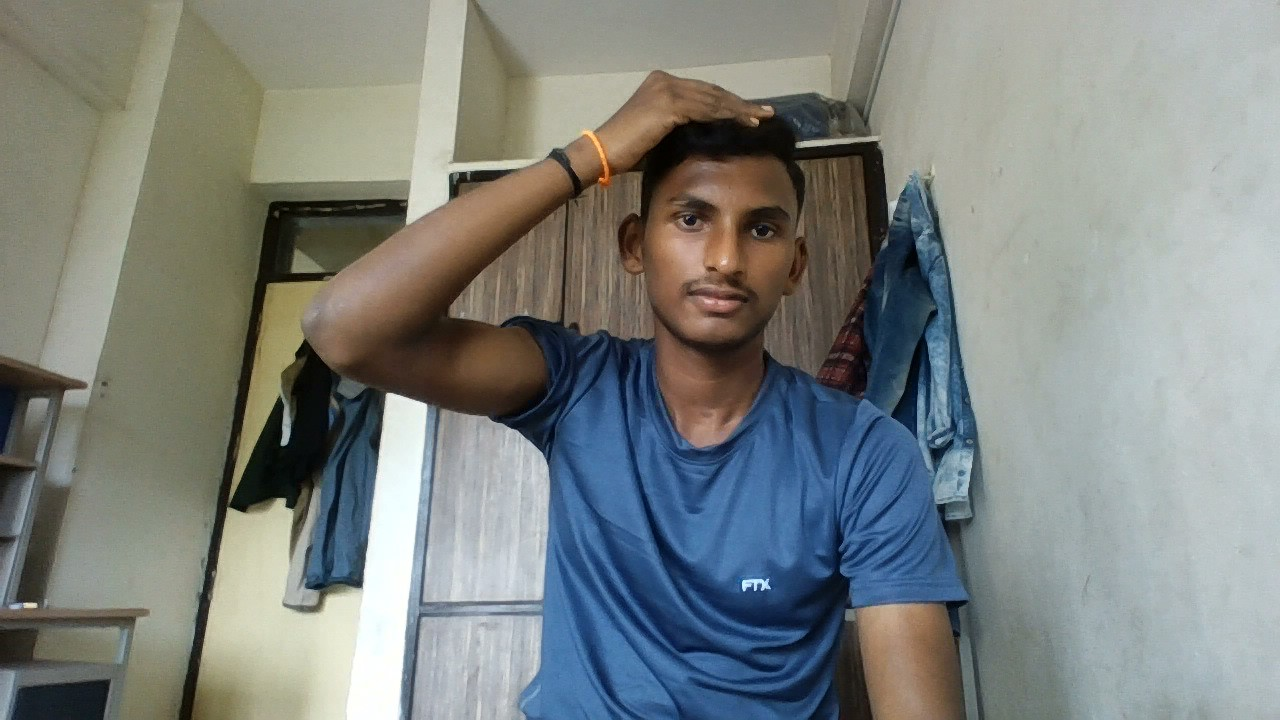
#> input picture opencv-face-recognition-python-master (2) - Copy/opencv-face-recognition-python-master/training-data/s1/1.jpg, 1280 x 720 px, found by its file name; its folder holds only this picture in this run
$ python OpenCV-Face-Recognition-Python.py
#> lines starting #> are read from the running program, lines starting #| are printed output that depends on the picture

# coding: utf-8

# Face Recognition with OpenCV

# To detect faces, I will use the code from my previous article on [face detection](https://www.superdatascience.com/opencv-face-detection/). So if you have not read it, I encourage you to do so to understand how face detection works and its Python coding.

# ### Import Required Modules

# Before starting the actual coding we need to import the required modules for coding. So let's import them first.
#
# - **cv2:** is _OpenCV_ module for Python which we will use for face detection and face recognition.
# - **os:** We will use this Python module to read our training directories and file names.
# - **numpy:** We will use this module to convert Python lists to numpy arrays as OpenCV face recognizers accept numpy arrays.

# In[1]:

#import OpenCV module
import cv2
#import os module for reading training data directories and paths
import os
#import numpy to convert python lists to numpy arrays as
#it is needed by OpenCV face recognizers
import numpy as np


# ### Training Data

# The more images used in training the better. Normally a lot of images are used for training a face recognizer so that it can learn different looks of the same person, for example with glasses, without glasses, laughing, sad, happy, crying, with beard, without beard etc. To keep our tutorial simple we are going to use only 12 images for each person.
#
# So our training data consists of total 2 persons with 12 images of each person. All training data is inside _`training-data`_ folder. _`training-data`_ folder contains one folder for each person and **each folder is named with format `sLabel (e.g. s1, s2)` where label is actually the integer label assigned to that person**. For example folder named s1 means that this folder contains images for person 1. The directory structure tree for training data is as follows:
#
# ```
# training-data
# |-------------- s1
# |               |-- 1.jpg
# |               |-- ...
# |               |-- 12.jpg
# |-------------- s2
# |               |-- 1.jpg
# |               |-- ...
# |               |-- 12.jpg
# ```
#
# The _`test-data`_ folder contains images that we will use to test our face recognizer after it has been successfully trained.

# As OpenCV face recognizer accepts labels as integers so we need to define a mapping between integer labels and persons actual names so below I am defining a mapping of persons integer labels and their respective names.
#
# **Note:** As we have not assigned `label 0` to any person so **the mapping for label 0 is empty**.

# In[2]:

#there is no label 0 in our training data so subject name for index/label 0 is empty
subjects = ["", "sai kumar","vamshi","harsha"]

# ### Prepare training data

# You may be wondering why data preparation, right? Well, OpenCV face recognizer accepts data in a specific format. It accepts two vectors, one vector is of faces of all the persons and the second vector is of integer labels for each face so that when processing a face the face recognizer knows which person that particular face belongs too.
#
# For example, if we had 2 persons and 2 images for each person.
#
# ```
# PERSON-1    PERSON-2
#
# img1        img1
# img2        img2
# ```
#
# Then the prepare data step will produce following face and label vectors.
#
# ```
# FACES                        LABELS
#
# person1_img1_face              1
# person1_img2_face              1
# person2_img1_face              2
# person2_img2_face              2
# ```
#
#
# Preparing data step can be further divided into following sub-steps.
#
# 1. Read all the folder names of subjects/persons provided in training data folder. So for example, in this tutorial we have folder names: `s1, s2`.
# 2. For each subject, extract label number. **Do you remember that our folders have a special naming convention?** Folder names follow the format `sLabel` where `Label` is an integer representing the label we have assigned to that subject. So for example, folder name `s1` means that the subject has label 1, s2 means subject label is 2 and so on. The label extracted in this step is assigned to each face detected in the next step.
# 3. Read all the images of the subject, detect face from each image.
# 4. Add each face to faces vector with corresponding subject label (extracted in above step) added to labels vector.
#
# **[There should be a visualization for above steps here]**

# Did you read my last article on [face detection](https://www.superdatascience.com/opencv-face-detection/)? No? Then you better do so right now because to detect faces, I am going to use the code from my previous article on [face detection](https://www.superdatascience.com/opencv-face-detection/). So if you have not read it, I encourage you to do so to understand how face detection works and its coding. Below is the same code.

# In[3]:

#function to detect face using OpenCV
def detect_face(img):
    #convert the test image to gray image as opencv face detector expects gray images
    gray = cv2.cvtColor(img, cv2.COLOR_BGR2GRAY)

# Load OpenCV face detector
# Using LBP which is fast, there is also a more accurate but slow Haar classifier
    face_cascade = cv2.CascadeClassifier(r'C:\Users\annad\Downloads\opencv-face-recognition-python-master\opencv-face-recognition-python-master\opencv-files\lbpcascade_frontalface.xml')


    #let's detect multiscale (some images may be closer to camera than others) images
    #result is a list of faces
    faces = face_cascade.detectMultiScale(gray, scaleFactor=1.2, minNeighbors=5)

    #if no faces are detected then return original img
    if (len(faces) == 0):
        return None, None

    #under the assumption that there will be only one face,
    #extract the face area
    (x, y, w, h) = faces[0]

    #return only the face part of the image
    return gray[y:y+w, x:x+h], faces[0]


# I am using OpenCV's **LBP face detector**. On _line 4_, I convert the image to grayscale because most operations in OpenCV are performed in gray scale, then on _line 8_ I load LBP face detector using `cv2.CascadeClassifier` class. After that on _line 12_ I use `cv2.CascadeClassifier` class' `detectMultiScale` method to detect all the faces in the image. on _line 20_, from detected faces I only pick the first face because in one image there will be only one face (under the assumption that there will be only one prominent face). As faces returned by `detectMultiScale` method are actually rectangles (x, y, width, height) and not actual faces images so we have to extract face image area from the main image. So on _line 23_ I extract face area from gray image and return both the face image area and face rectangle.
#
# Now you have got a face detector and you know the 4 steps to prepare the data, so are you ready to code the prepare data step? Yes? So let's do it.

# In[4]:

#this function will read all persons' training images, detect face from each image
#and will return two lists of exactly same size, one list
# of faces and another list of labels for each face
def prepare_training_data(data_folder_path):

    #------STEP-1--------
    #get the directories (one directory for each subject) in data folder
    dirs = os.listdir(data_folder_path)

    #list to hold all subject faces
    faces = []
    #list to hold labels for all subjects
    labels = []

    #let's go through each directory and read images within it
    for dir_name in dirs:

        #our subject directories start with letter 's' so
        #ignore any non-relevant directories if any
        if not dir_name.startswith("s"):
            continue

        #------STEP-2--------
        #extract label number of subject from dir_name
        #format of dir name = slabel
        #, so removing letter 's' from dir_name will give us label
        label = int(dir_name.replace("s", ""))

        #build path of directory containin images for current subject subject
        #sample subject_dir_path = "training-data/s1"
        subject_dir_path = data_folder_path + "/" + dir_name

        #get the images names that are inside the given subject directory
        subject_images_names = os.listdir(subject_dir_path)

        #------STEP-3--------
        #go through each image name, read image,
        #detect face and add face to list of faces
        for image_name in subject_images_names:

            #ignore system files like .DS_Store
            if image_name.startswith("."):
                continue

            #build image path
            #sample image path = training-data/s1/1.pgm
            image_path = subject_dir_path + "/" + image_name

            #read image
            image = cv2.imread(image_path)
#> image is the input picture: shape (720, 1280, 3); mean B, G, R 127.9, 131, 126.2

            #display an image window to show the image
            cv2.imshow("Training on image...", cv2.resize(image, (400, 500)))
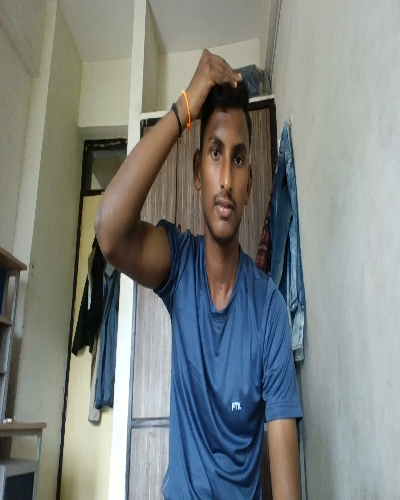
#> window 'Training on image...': shape (500, 400, 3); mean B, G, R 127.8, 130.9, 126
            cv2.waitKey(100)

            #detect face
            face, rect = detect_face(image)
#> in detect_face, `gray = cv2.cvtColor(img, cv2.COLOR_BGR2GRAY)`:
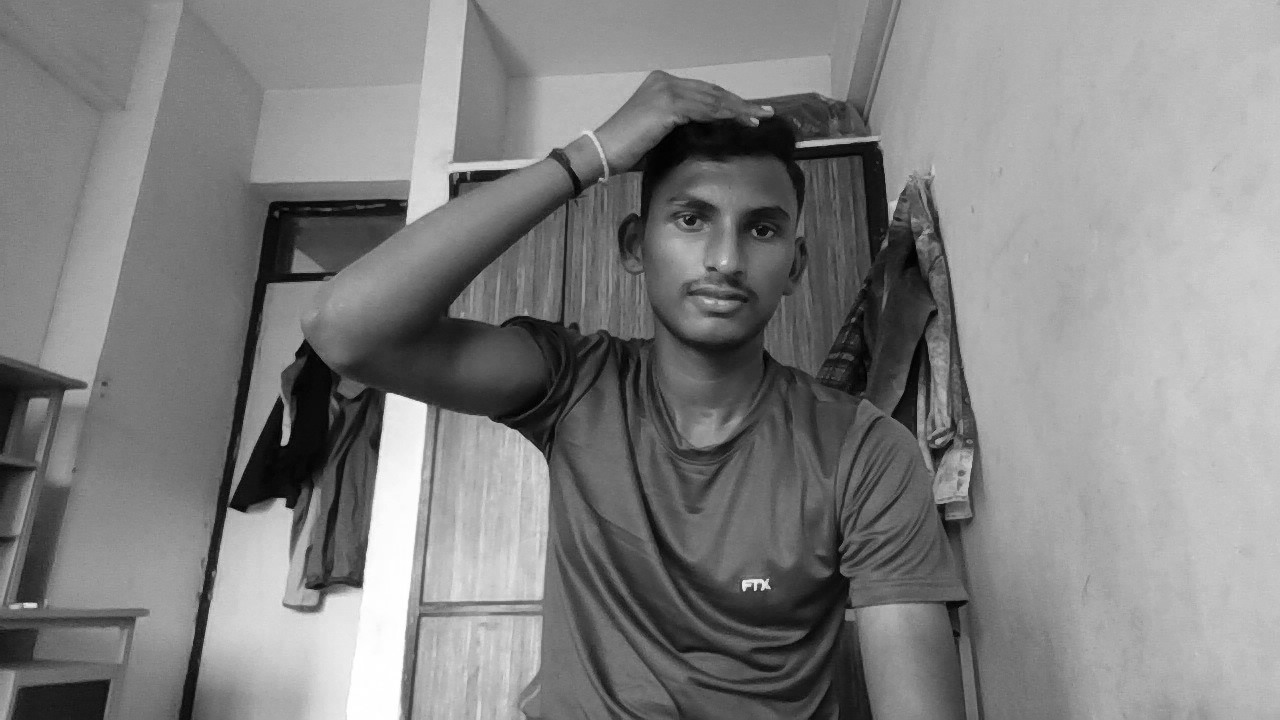
#> gray: shape (720, 1280); min 0, max 255, mean 129.2

            #------STEP-4--------
            #for the purpose of this tutorial
            #we will ignore faces that are not detected
            if face is not None:
                #add face to list of faces
                faces.append(face)
                #add label for this face
                labels.append(label)

    cv2.destroyAllWindows()
    cv2.waitKey(1)
    cv2.destroyAllWindows()

    return faces, labels


# I have defined a function that takes the path, where training subjects' folders are stored, as parameter. This function follows the same 4 prepare data substeps mentioned above.
#
# **(step-1)** On _line 8_ I am using `os.listdir` method to read names of all folders stored on path passed to function as parameter. On _line 10-13_ I am defining labels and faces vectors.
#
# **(step-2)** After that I traverse through all subjects' folder names and from each subject's folder name on _line 27_ I am extracting the label information. As folder names follow the `sLabel` naming convention so removing the  letter `s` from folder name will give us the label assigned to that subject.
#
# **(step-3)** On _line 34_, I read all the images names of of the current subject being traversed and on _line 39-66_ I traverse those images one by one. On _line 53-54_ I am using OpenCV's `imshow(window_title, image)` along with OpenCV's `waitKey(interval)` method to display the current image being traveresed. The `waitKey(interval)` method pauses the code flow for the given interval (milliseconds), I am using it with 100ms interval so that we can view the image window for 100ms. On _line 57_, I detect face from the current image being traversed.
#
# **(step-4)** On _line 62-66_, I add the detected face and label to their respective vectors.

# But a function can't do anything unless we call it on some data that it has to prepare, right? Don't worry, I have got data of two beautiful and famous celebrities. I am sure you will recognize them!
#
# ![training-data](visualization/tom-shahrukh.png)
#
# Let's call this function on images of these beautiful celebrities to prepare data for training of our Face Recognizer. Below is a simple code to do that.

# In[5]:

#let's first prepare our training data
#data will be in two lists of same size
#one list will contain all the faces
#and other list will contain respective labels for each face
print("Preparing data...")
#> (the run stopped early here; a loop or call above may not have finished)

$ run again, on opencv-face-recognition-python-master (2) - Copy/opencv-face-recognition-python-master/training-data/s2/1.jpg
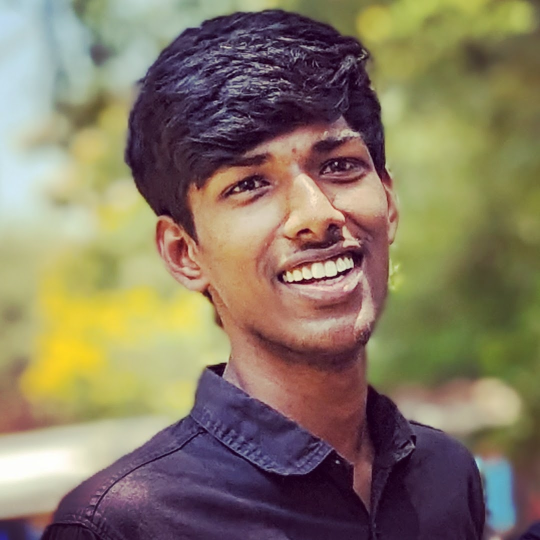
#> input picture opencv-face-recognition-python-master (2) - Copy/opencv-face-recognition-python-master/training-data/s2/1.jpg, 1080 x 1080 px, found by its file name (shown at 1/2 size)
#> in prepare_training_data, image is the input picture: shape (1080, 1080, 3); mean B, G, R 99.8, 121.4, 134.7
#> in prepare_training_data, `cv2.imshow("Training on image...", cv2.resize(image, (400, 500)))`:
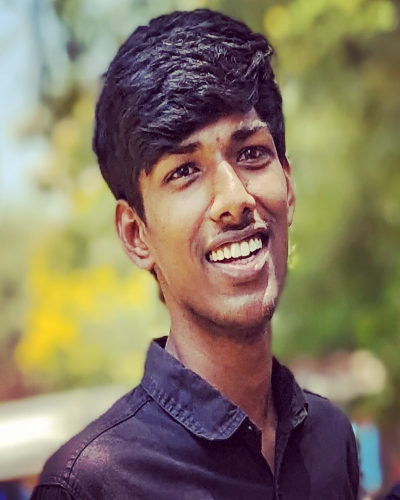
#> window 'Training on image...': shape (500, 400, 3); mean B, G, R 99.7, 121.3, 134.6
#> in detect_face, `gray = cv2.cvtColor(img, cv2.COLOR_BGR2GRAY)`:
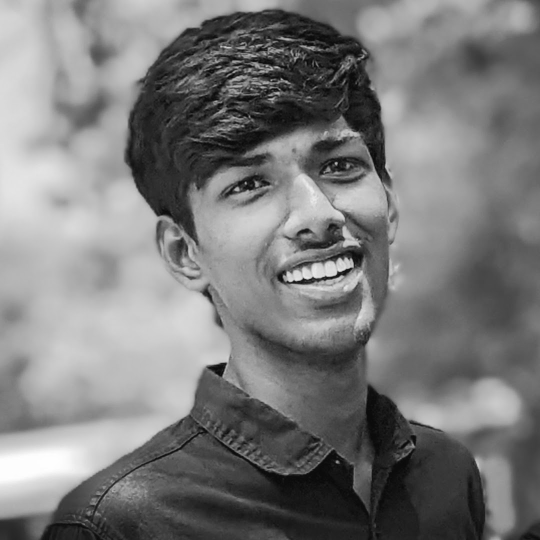
#> gray: shape (1080, 1080) (shown at 1/2 size); min 8, max 254, mean 122.9

$ run again, on opencv-face-recognition-python-master (2) - Copy/opencv-face-recognition-python-master/training-data/s1/10.jpg
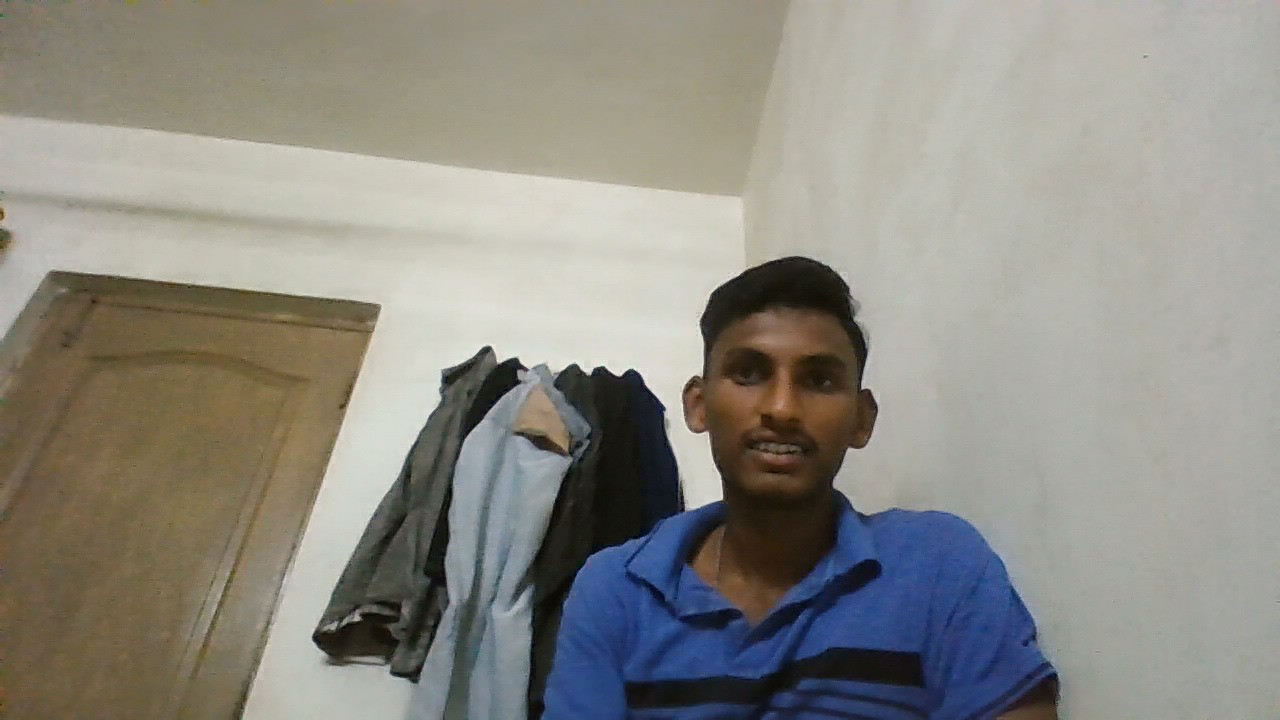
#> input picture opencv-face-recognition-python-master (2) - Copy/opencv-face-recognition-python-master/training-data/s1/10.jpg, 1280 x 720 px, found by its file name
#> in prepare_training_data, image is the input picture: shape (720, 1280, 3); mean B, G, R 132, 139.8, 141.8
#> in prepare_training_data, `cv2.imshow("Training on image...", cv2.resize(image, (400, 500)))`:
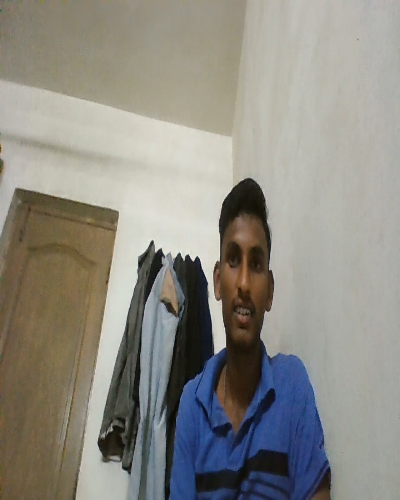
#> window 'Training on image...': shape (500, 400, 3); mean B, G, R 131.9, 139.7, 141.7
#> in detect_face, `gray = cv2.cvtColor(img, cv2.COLOR_BGR2GRAY)`:
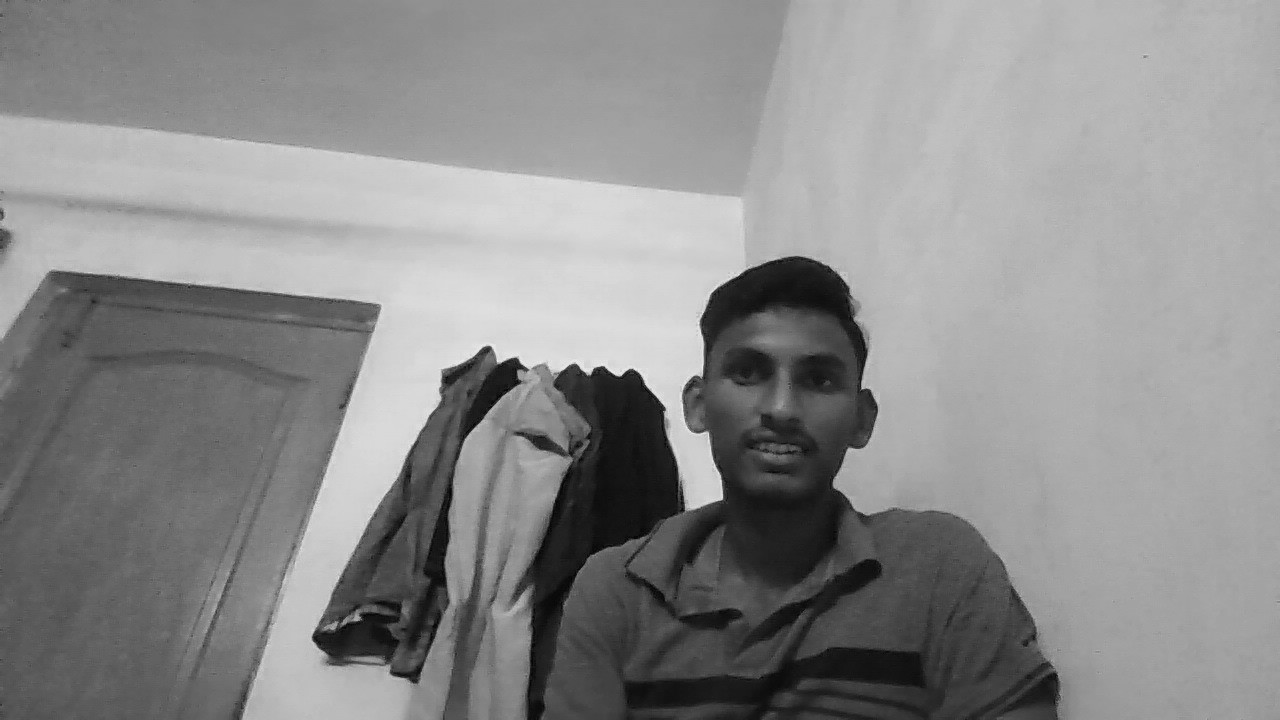
#> gray: shape (720, 1280); min 0, max 242, mean 139.5
